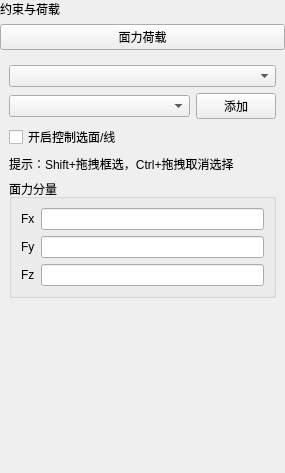
<?xml version="1.0" encoding="UTF-8"?>
<ui version="4.0">
 <class>FaceLoadPage</class>
 <widget class="QWidget" name="FaceLoadPage">
  <property name="geometry">
   <rect>
    <x>0</x>
    <y>0</y>
    <width>285</width>
    <height>473</height>
   </rect>
  </property>
  <property name="windowTitle">
   <string>面力荷载</string>
  </property>
  <layout class="QVBoxLayout" name="verticalLayout">
   <property name="leftMargin">
    <number>0</number>
   </property>
   <property name="topMargin">
    <number>0</number>
   </property>
   <property name="rightMargin">
    <number>0</number>
   </property>
   <item>
    <widget class="QLabel" name="pageNameLabel">
     <property name="sizePolicy">
      <sizepolicy hsizetype="Preferred" vsizetype="Fixed">
       <horstretch>0</horstretch>
       <verstretch>0</verstretch>
      </sizepolicy>
     </property>
     <property name="text">
      <string>约束与荷载</string>
     </property>
    </widget>
   </item>
   <item>
    <widget class="QPushButton" name="sectionTitleButton">
     <property name="sizePolicy">
      <sizepolicy hsizetype="Ignored" vsizetype="Fixed">
       <horstretch>0</horstretch>
       <verstretch>0</verstretch>
      </sizepolicy>
     </property>
     <property name="text">
      <string>面力荷载</string>
     </property>
    </widget>
   </item>
   <item>
    <widget class="QWidget" name="contentWidget" native="true">
     <layout class="QVBoxLayout" name="contentLayout">
      <item>
       <widget class="CustomComboBox" name="comboBoxDim"/>
      </item>
      <item>
       <layout class="QHBoxLayout" name="horizontalLayoutGroupSelect">
        <item>
         <widget class="CustomComboBox" name="comboBoxGroup"/>
        </item>
        <item>
         <widget class="QPushButton" name="btnBatchAdd">
          <property name="sizePolicy">
           <sizepolicy hsizetype="Fixed" vsizetype="Fixed">
            <horstretch>0</horstretch>
            <verstretch>0</verstretch>
           </sizepolicy>
          </property>
          <property name="text">
           <string>添加</string>
          </property>
         </widget>
        </item>
       </layout>
      </item>
      <item>
       <widget class="QCheckBox" name="pickEnableCheckBox">
        <property name="text">
         <string>开启控制选面/线</string>
        </property>
       </widget>
      </item>
      <item>
       <widget class="QLabel" name="boxSelectHintLabel">
        <property name="text">
         <string>提示：Shift+拖拽框选，Ctrl+拖拽取消选择</string>
        </property>
        <property name="wordWrap">
         <bool>true</bool>
        </property>
       </widget>
      </item>
      <item>
       <widget class="QGroupBox" name="groupBoxLoad">
        <property name="title">
         <string>面力分量</string>
        </property>
        <layout class="QGridLayout" name="gridLayoutLoad">
         <item row="0" column="0">
          <widget class="QLabel" name="labelFx">
           <property name="text">
            <string>Fx</string>
           </property>
          </widget>
         </item>
         <item row="1" column="0">
          <widget class="QLabel" name="labelFy">
           <property name="text">
            <string>Fy</string>
           </property>
          </widget>
         </item>
         <item row="2" column="0">
          <widget class="QLabel" name="labelFz">
           <property name="text">
            <string>Fz</string>
           </property>
          </widget>
         </item>
         <item row="0" column="1">
          <widget class="QLineEdit" name="lineEditX"/>
         </item>
         <item row="1" column="1">
          <widget class="QLineEdit" name="lineEditY"/>
         </item>
         <item row="2" column="1">
          <widget class="QLineEdit" name="lineEditZ"/>
         </item>
        </layout>
       </widget>
      </item>
     </layout>
    </widget>
   </item>
   <item>
    <spacer name="verticalSpacer">
     <property name="orientation">
      <enum>Qt::Vertical</enum>
     </property>
     <property name="sizeHint" stdset="0">
      <size>
       <width>20</width>
       <height>40</height>
      </size>
     </property>
    </spacer>
   </item>
  </layout>
 </widget>
 <customwidgets>
  <customwidget>
   <class>CustomComboBox</class>
   <extends>QComboBox</extends>
   <header>CustomComboBox.h</header>
  </customwidget>
 </customwidgets>
 <resources/>
 <connections/>
</ui>
